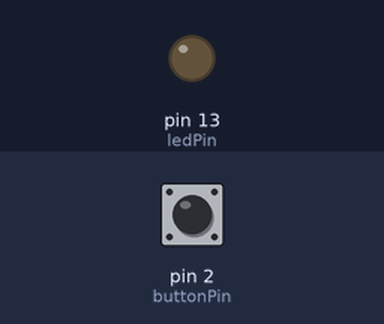
Simulated run of this sketch. Board: Arduino Uno, built with avr-gcc and run on an emulated ATmega328P. On the bench: output pins drawn as LEDs (lit = HIGH). The inputs (shaded band) are chosen by the test bench; at power-on: pin 2 (buttonPin) HIGH. What the sketch prints to the serial monitor is not drawn.

Above: at 1.2 s.
1.3 s: pin 2 (buttonPin) pulled LOW for 0.15 s
At 1.4 s:
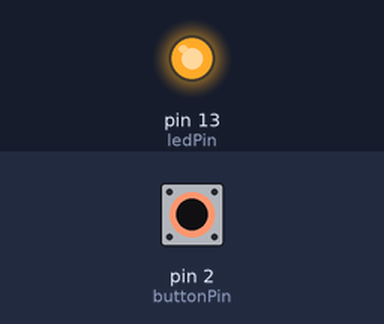
3.0 s: pin 2 (buttonPin) pulled LOW for 1 s
At 4.9 s:
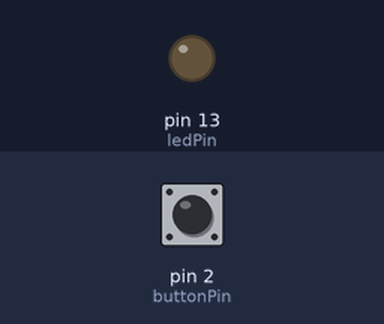
5.5 s: pin 2 (buttonPin) pulled LOW for 3.2 s
At 6.0 s:
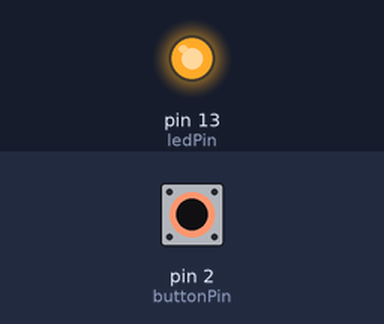
Timing chart, 0 to 10.2 s (numbered marks = the images above; inputs shaded):
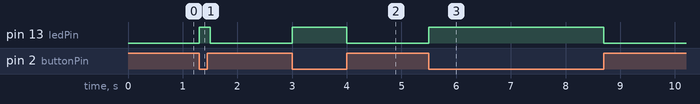

Measured:
- after the input at 1.3 s, pin 13 (ledPin): LOW → HIGH at once, → LOW 0.20 s later
- after the input at 3.0 s, pin 13 (ledPin): LOW → HIGH at once, → LOW 1.0 s later
- after the input at 5.5 s, pin 13 (ledPin): LOW → HIGH at once, → LOW 3.2 s later

The sketch:

button.ino
```cpp
#include <Arduino.h>

const int buttonPin = 2;
const int ledPin = 13;

int buttonState = 0;


void setup() {
  Serial.begin(9600);

  pinMode(ledPin, OUTPUT);              // initialize the LED pin as an output:
  pinMode(buttonPin, INPUT_PULLUP);     // initialize the pushbutton pin as an input pullup

  Serial.println("init done");
}


void loop() {
  // read the state of the pushbutton value:
  buttonState = digitalRead(buttonPin);

  // check if the pushbutton is pressed.
  // if it is, the buttonState is LOW (due to INPUT_PULLUP mode):
  if (buttonState == LOW) {
    // turn LED on:
    digitalWrite(ledPin, HIGH);
    Serial.print("!");
  } else {
    // turn LED off:
    digitalWrite(ledPin, LOW);
    Serial.print(".");
  }

  delay(100);
}
```
